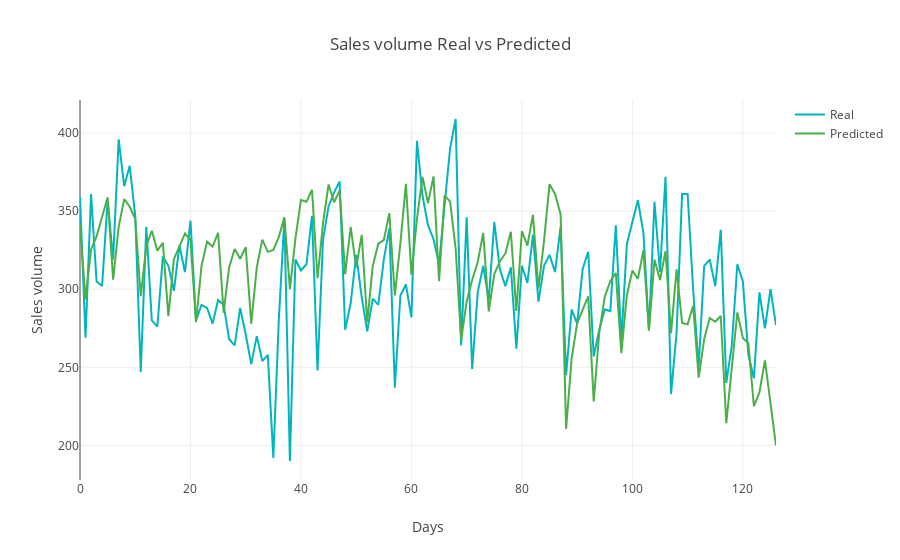

Notebook cell for this chart:
### Markdown cell above
We can see that the model achieves a reasonable RMSE of **39.04**, Now we can see, in follwing code, a plot showing the real vs predicted values:

### Code cell
# Let's check the predictions
trace1 = go.Scatter(y=inv_y, name='Real', marker=dict(color='#00b5bd'))
trace2 = go.Scatter(y=inv_yhat, name='Predicted', marker=dict(color='#4BAF49'))
data = [trace1, trace2]
layout=go.Layout(title="Sales volume Real vs Predicted", xaxis={'title':'Days'}, yaxis={'title':'Sales volume'})
fig=go.Figure(data=data,layout=layout)
print_plot(fig, 'imgs/real_vs_predicted.png')
